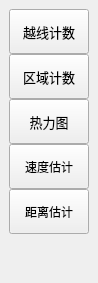
                 <widget class="QFrame" name="extraRightBox">
                  <property name="sizePolicy">
                   <sizepolicy hsizetype="Preferred" vsizetype="Preferred">
                    <horstretch>0</horstretch>
                    <verstretch>0</verstretch>
                   </sizepolicy>
                  </property>
                  <property name="minimumSize">
                   <size>
                    <width>0</width>
                    <height>0</height>
                   </size>
                  </property>
                  <property name="maximumSize">
                   <size>
                    <width>0</width>
                    <height>16777215</height>
                   </size>
                  </property>
                  <property name="frameShape">
                   <enum>QFrame::NoFrame</enum>
                  </property>
                  <property name="frameShadow">
                   <enum>QFrame::Raised</enum>
                  </property>
                  <layout class="QVBoxLayout" name="verticalLayout_7">
                   <property name="spacing">
                    <number>0</number>
                   </property>
                   <property name="leftMargin">
                    <number>0</number>
                   </property>
                   <property name="topMargin">
                    <number>0</number>
                   </property>
                   <property name="rightMargin">
                    <number>0</number>
                   </property>
                   <property name="bottomMargin">
                    <number>0</number>
                   </property>
                   <item>
                    <widget class="QFrame" name="contentSettings">
                     <property name="sizePolicy">
                      <sizepolicy hsizetype="Preferred" vsizetype="Preferred">
                       <horstretch>0</horstretch>
                       <verstretch>0</verstretch>
                      </sizepolicy>
                     </property>
                     <property name="frameShape">
                      <enum>QFrame::NoFrame</enum>
                     </property>
                     <property name="frameShadow">
                      <enum>QFrame::Raised</enum>
                     </property>
                     <layout class="QVBoxLayout" name="verticalLayout_23">
                      <item>
                       <widget class="QFrame" name="topMenus">
                        <property name="sizePolicy">
                         <sizepolicy hsizetype="Preferred" vsizetype="Preferred">
                          <horstretch>0</horstretch>
                          <verstretch>0</verstretch>
                         </sizepolicy>
                        </property>
                        <property name="minimumSize">
                         <size>
                          <width>0</width>
                          <height>0</height>
                         </size>
                        </property>
                        <property name="maximumSize">
                         <size>
                          <width>16777215</width>
                          <height>16777215</height>
                         </size>
                        </property>
                        <property name="layoutDirection">
                         <enum>Qt::LeftToRight</enum>
                        </property>
                        <property name="frameShape">
                         <enum>QFrame::NoFrame</enum>
                        </property>
                        <property name="frameShadow">
                         <enum>QFrame::Raised</enum>
                        </property>
                        <layout class="QVBoxLayout" name="verticalLayout_14">
                         <property name="spacing">
                          <number>0</number>
                         </property>
                         <property name="leftMargin">
                          <number>0</number>
                         </property>
                         <property name="topMargin">
                          <number>0</number>
                         </property>
                         <property name="rightMargin">
                          <number>0</number>
                         </property>
                         <property name="bottomMargin">
                          <number>0</number>
                         </property>
                         <item>
                          <widget class="QPushButton" name="crossing_line_button">
                           <property name="sizePolicy">
                            <sizepolicy hsizetype="Expanding" vsizetype="Fixed">
                             <horstretch>0</horstretch>
                             <verstretch>0</verstretch>
                            </sizepolicy>
                           </property>
                           <property name="minimumSize">
                            <size>
                             <width>0</width>
                             <height>45</height>
                            </size>
                           </property>
                           <property name="font">
                            <font>
                             <family>Segoe UI</family>
                             <pointsize>10</pointsize>
                             <italic>false</italic>
                             <bold>false</bold>
                            </font>
                           </property>
                           <property name="cursor">
                            <cursorShape>PointingHandCursor</cursorShape>
                           </property>
                           <property name="layoutDirection">
                            <enum>Qt::LeftToRight</enum>
                           </property>
                           <property name="styleSheet">
                            <string notr="true">background-image: url(:/icons/images/icons/cil-minus.png);</string>
                           </property>
                           <property name="text">
                            <string>越线计数</string>
                           </property>
                          </widget>
                         </item>
                         <item>
                          <widget class="QPushButton" name="region_counter_button">
                           <property name="sizePolicy">
                            <sizepolicy hsizetype="Expanding" vsizetype="Fixed">
                             <horstretch>0</horstretch>
                             <verstretch>0</verstretch>
                            </sizepolicy>
                           </property>
                           <property name="minimumSize">
                            <size>
                             <width>0</width>
                             <height>45</height>
                            </size>
                           </property>
                           <property name="font">
                            <font>
                             <family>Segoe UI</family>
                             <pointsize>10</pointsize>
                             <italic>false</italic>
                             <bold>false</bold>
                            </font>
                           </property>
                           <property name="cursor">
                            <cursorShape>PointingHandCursor</cursorShape>
                           </property>
                           <property name="layoutDirection">
                            <enum>Qt::LeftToRight</enum>
                           </property>
                           <property name="styleSheet">
                            <string notr="true">background-image: url(:/icons/images/icons/cil-comment-square.png);</string>
                           </property>
                           <property name="text">
                            <string>区域计数</string>
                           </property>
                          </widget>
                         </item>
                         <item>
                          <widget class="QPushButton" name="heatmap_button">
                           <property name="sizePolicy">
                            <sizepolicy hsizetype="Expanding" vsizetype="Fixed">
                             <horstretch>0</horstretch>
                             <verstretch>0</verstretch>
                            </sizepolicy>
                           </property>
                           <property name="minimumSize">
                            <size>
                             <width>0</width>
                             <height>45</height>
                            </size>
                           </property>
                           <property name="font">
                            <font>
                             <family>Segoe UI</family>
                             <pointsize>10</pointsize>
                             <italic>false</italic>
                             <bold>false</bold>
                            </font>
                           </property>
                           <property name="cursor">
                            <cursorShape>PointingHandCursor</cursorShape>
                           </property>
                           <property name="layoutDirection">
                            <enum>Qt::LeftToRight</enum>
                           </property>
                           <property name="styleSheet">
                            <string notr="true">background-image: url(:/icons/images/icons/cil-fire.png);</string>
                           </property>
                           <property name="text">
                            <string>热力图</string>
                           </property>
                          </widget>
                         </item>
                         <item>
                          <widget class="QPushButton" name="speed_estimate_button">
                           <property name="minimumSize">
                            <size>
                             <width>0</width>
                             <height>45</height>
                            </size>
                           </property>
                           <property name="styleSheet">
                            <string notr="true">background-image: url(:/icons/images/icons/cil-speedometer.png);</string>
                           </property>
                           <property name="text">
                            <string>速度估计</string>
                           </property>
                          </widget>
                         </item>
                         <item>
                          <widget class="QPushButton" name="distence_estimate_button">
                           <property name="minimumSize">
                            <size>
                             <width>0</width>
                             <height>45</height>
                            </size>
                           </property>
                           <property name="styleSheet">
                            <string notr="true">background-image: url(:/icons/images/icons/cil-link.png);</string>
                           </property>
                           <property name="text">
                            <string>距离估计</string>
                           </property>
                          </widget>
                         </item>
                         <item>
                          <spacer name="verticalSpacer">
                           <property name="orientation">
                            <enum>Qt::Vertical</enum>
                           </property>
                           <property name="sizeHint" stdset="0">
                            <size>
                             <width>20</width>
                             <height>40</height>
                            </size>
                           </property>
                          </spacer>
                         </item>
                        </layout>
                       </widget>
                      </item>
                     </layout>
                    </widget>
                   </item>
                   <item>
                    <widget class="QFrame" name="themeSettingsTopDetail">
                     <property name="sizePolicy">
                      <sizepolicy hsizetype="Preferred" vsizetype="Preferred">
                       <horstretch>0</horstretch>
                       <verstretch>0</verstretch>
                      </sizepolicy>
                     </property>
                     <property name="maximumSize">
                      <size>
                       <width>16777215</width>
                       <height>3</height>
                      </size>
                     </property>
                     <property name="frameShape">
                      <enum>QFrame::NoFrame</enum>
                     </property>
                     <property name="frameShadow">
                      <enum>QFrame::Raised</enum>
                     </property>
                    </widget>
                   </item>
                  </layout>
                 </widget>
